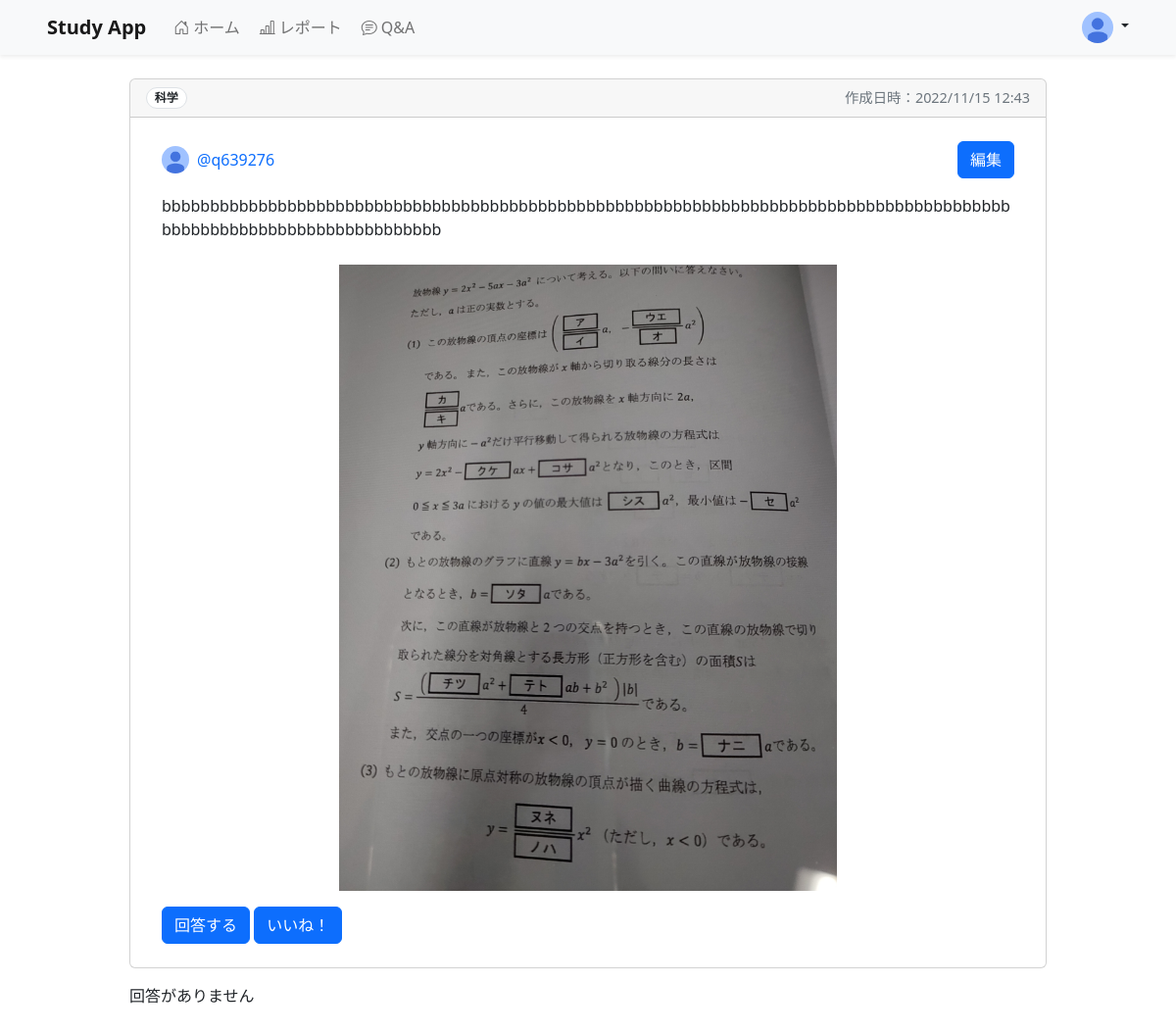
Screenshot of /qa/question-detail/2 (signed in) with the database file from the repository.
### accounts/models.py (models this page shows)
class CustomUser(AbstractUser):
    icon = models.ImageField(verbose_name='アイコン', upload_to='account_icons/', null=True, blank=True, default='/account_icons/default_icon/default_icon.png')
    class Meta:
        verbose_name_plural = 'CustomUser'

### study/models.py (models this page shows)
class Question(models.Model):
    user = models.ForeignKey(CustomUser, verbose_name='ユーザー', on_delete=models.CASCADE)
    is_answered = models.BooleanField(verbose_name='回答済み', default=False)
    subject = models.CharField(verbose_name='教科', choices=SubjectChoices.choices, max_length=15)
    image = models.ImageField(verbose_name='画像', upload_to='question_images/', null=True, blank=True, default='')
    text = models.TextField(verbose_name='質問文', blank=True)
    supplement = models.TextField(verbose_name='補足', blank=True)
    created_at = models.DateTimeField(verbose_name='作成日時', auto_now_add=True)
    updated_at = models.DateTimeField(verbose_name='更新日時', auto_now=True)
    class Meta:
        verbose_name_plural = 'Question'

### study/views.py (the view, shortened to what this page needs)
# urls.py: path('qa/question-detail/<int:pk>', views.QuestionDetailView.as_view(), name='question_detail'),
class QuestionDetailView(LoginRequiredMixin, generic.CreateView):
    template_name = 'question_detail.html'
    form_class = AnswerCreateForm
    def get_context_data(self, **kwargs):
        context = super().get_context_data(**kwargs)
        context['question'] = Question.objects.get(pk=self.kwargs['pk'])
        context['answer_list'] = Answer.objects.filter(question=self.kwargs['pk'])
        return context

### study/templates/question_detail.html (shortened to what this page needs)
{% extends 'base.html' %}
{% load widget_tweaks %}
{% block contents %}
<main class="container-md" style="max-width: 960px;">
    <div class="card mb-3">
        <div class="card-header hstack gap-3">
            <div class="badge rounded-pill bg-white text-dark border">{{ question.get_subject_display }}</div>
            <div class="text-muted ms-auto" style="font-size: 0.9rem;">作成日時：{{ question.created_at|date:'Y/n/j G:i' }}</div>
        </div>
        <div class="card-body mx-3 my-2">
            <div class="hstack gap-2 mb-3">
                <a href="{% url 'study:account_detail' question.user.username %}">
                    <img src="/media/{{ question.user.icon }}" alt="{{ question.user.username }}" width="28" height="28" class="rounded-circle">
                </a>
                <a class="text-decoration-none me-3" href="{% url 'study:account_detail' question.user.username %}">@{{ question.user.username }}</a>
                {% if question.user_id == user.id %}
                    <a href="{% url 'study:question_update' question.id %}" class="btn btn-primary ms-auto">編集</a>
                {% endif %}
            </div>
            <div class="card-text mb-4">
                {{ question.text|linebreaksbr }}
            </div>
            {% if question.image %}
                <div class="col-md-7 mx-auto mb-3">
                    <a role="button" data-bs-toggle="modal" data-bs-target="#imageModal" data-image="{{ question.image }}">
                        <img class="col-12" src="/media/{{ question.image }}"/>
                    </a>
                </div>
            {% endif %}
            <a class="btn btn-primary" data-bs-toggle="collapse" href="#collapseExample" role="button" aria-expanded="false" aria-controls="collapseExample">
                回答する
            </a>
            <button type="button" class="btn btn-primary">いいね！</button>
        </div>
    </div>
    {% if answer_list %}
        {% for answer in answer_list %}
            <div class="card mb-3">
                <p class="card-header">
                    作成日時：{{ answer.created_at }}
                    更新日時：{{ answer.updated_at }}
                </p>
                <div class="card-body">
                    <h4>{{ answer.title }}</h4>
                    <p class="card-text">
                        {{ answer.text }}
                    </p>
                </div>
            </div>
        {% endfor %}
    {% else %}
        <p>回答がありません</p>
    {% endif %}
    <div style="height: 80vh;"></div>
</main>
{% endblock %}

### study/templates/base.html (shortened to what this page needs)
{% load static %}
<html lang="ja">
<head>
    <link href="https://cdn.jsdelivr.net/npm/bootstrap@5.2.1/dist/css/bootstrap.min.css" rel="stylesheet">
    <link rel="stylesheet" href="https://cdn.jsdelivr.net/npm/bootstrap-icons@1.8.0/font/bootstrap-icons.css">
    <link rel="stylesheet" href="https://cdnjs.cloudflare.com/ajax/libs/tempus-dominus/6.2.4/css/tempus-dominus.min.css">
    <link rel="stylesheet" type="text/css" href="{% static 'css/mystyle.css' %}">
</head>
<body style="padding-top: 5rem;">
    <header class="navbar navbar-expand-md navbar-light bg-light shadow-sm fixed-top">
        <div class="container-fluid px-5">
            <a class="navbar-brand fw-bold" href="{% url 'study:home' %}">Study App</a>
            <div class="collapse navbar-collapse" id="navbarNav">
                <ul class="navbar-nav">
                    {% if user.is_authenticated %}
                        <li class="nav-item">
                            <a class="nav-link {% block active_home %}{% endblock %}" href="{% url 'study:home' %}">
                                <i class="bi bi-house-door mx-1"></i>ホーム
                            </a>
                        </li>
                        <li class="nav-item">
                            <a class="nav-link {% block active_report %}{% endblock %}" href="{% url 'study:report' %}">
                                <i class="bi bi-bar-chart-line mx-1"></i>レポート
                            </a>
                        </li>
                        <li class="nav-item">
                            <a class="nav-link {% block active_qa %}{% endblock %}" href="{% url 'study:qa' %}">
                                <i class="bi bi-chat-text mx-1"></i>Q&ampA
                            </a>
                        </li>
                    {% endif %}
                </ul>
                <ul class="navbar-nav ms-auto">
                    {% if user.is_authenticated %}
                        <li class="nav-item">
                            <div class="dropdown">
                                <a href="#" class="d-block link-dark text-decoration-none dropdown-toggle" data-bs-toggle="dropdown" aria-expanded="false">
                                    <img src="/media/{{ user.icon }}" alt="{{ user.username }}" width="32" height="32" class="rounded-circle">
                                </a>
                            </div>
                        </li>
                    {% endif %}
                </ul>
            </div>
        </div>
    </header>
    {% block contents %}{% endblock %}
</body>
</html>

### rows the page displays
CustomUser: icon (placeholder picture)
Question: subject "科学", created_at "2022/11/15 12:43", user.icon (placeholder picture), user.username "q639276", text "bbbbbbbbbbbbbbbbbbbbbbbbbbbbbbbbbbbbbbbbbbbbbbbbbbbbbbbbbbbbbbbbbbbbbbbbbbbbbbbbbbbbbbbbbbbbbbbbbbbbbbbbbbbbbbbbbbbbb", image (picture)
